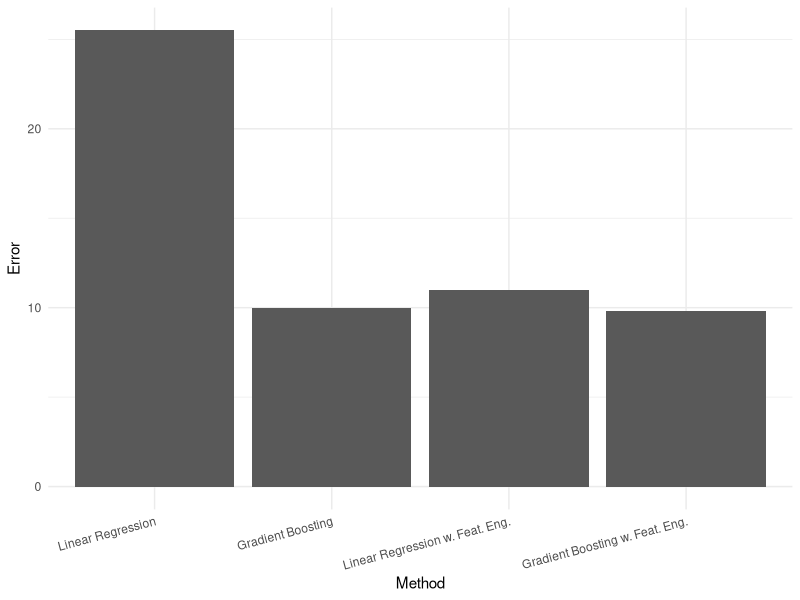

This chart was generated by the following R code:
# R Script for Feature Engineering Introduction
# Extracted from slides_intro_fe.Rmd

# Setup and libraries
library(knitr)
library(ggplot2)
library(rprojroot)

# Define helper function
adjust_path <- function(path) {
  return(path)
}

# Find project root
root <- tryCatch({
  rprojroot::find_root(rprojroot::is_git_root)
}, error = function(e) {
  "../../.."
})

ap = adjust_path(paste0(getwd(), "/figure"))

# Why Feature Engineering is Important - Bar chart
d = data.frame(
  Method = factor(1:4, labels = c("Linear Regression", "Gradient Boosting", 
                                  "Linear Regression w. Feat. Eng.", 
                                  "Gradient Boosting w. Feat. Eng.")),
  Error = c(25.5, 10, 11, 9.8)
)

# Generate the plot
fe_importance_plot <- ggplot(data = d) + 
  geom_bar(aes(x = Method, y = Error), stat = "identity") + 
  theme_minimal() + 
  theme(axis.text.x = element_text(angle = 15, hjust = 1)) +
  ylab("Error") +
  xlab("Method")

# Save plot
ggsave("../figure/fe_importance_comparison.pdf", plot = fe_importance_plot, width = 8, height = 4.5)

print("Feature Engineering Introduction script completed successfully!")
